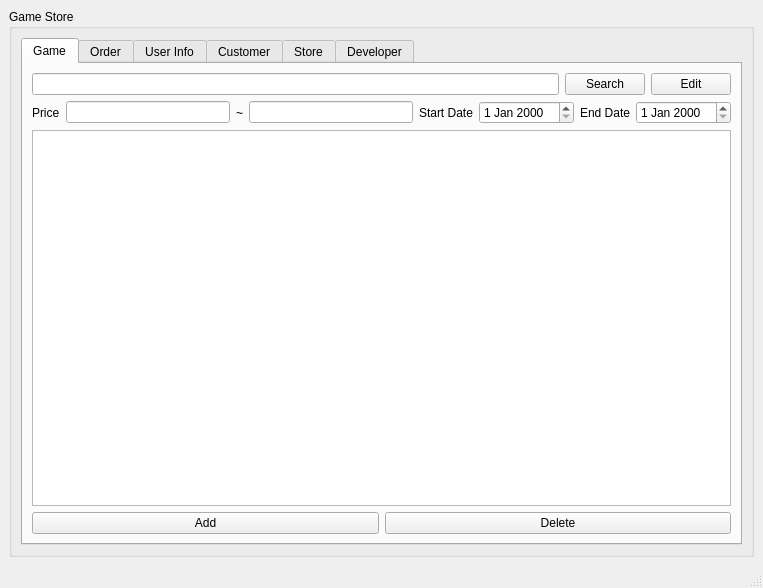
<?xml version="1.0" encoding="UTF-8"?>
<ui version="4.0">
 <class>MainWindow</class>
 <widget class="QMainWindow" name="MainWindow">
  <property name="geometry">
   <rect>
    <x>0</x>
    <y>0</y>
    <width>763</width>
    <height>588</height>
   </rect>
  </property>
  <property name="windowTitle">
   <string>MainWindow</string>
  </property>
  <widget class="QWidget" name="centralwidget">
   <layout class="QGridLayout" name="gridLayout_3">
    <item row="0" column="0">
     <widget class="QSplitter" name="splitter">
      <property name="orientation">
       <enum>Qt::Horizontal</enum>
      </property>
      <widget class="QWidget" name="layoutWidget">
       <layout class="QVBoxLayout" name="verticalLayout_2">
        <item>
         <widget class="QGroupBox" name="groupBox">
          <property name="title">
           <string>Game Store</string>
          </property>
          <layout class="QGridLayout" name="gridLayout">
           <item row="1" column="0">
            <layout class="QHBoxLayout" name="horizontalLayout_2">
             <item>
              <widget class="QTabWidget" name="Table">
               <property name="currentIndex">
                <number>0</number>
               </property>
               <property name="documentMode">
                <bool>false</bool>
               </property>
               <widget class="QWidget" name="tab">
                <attribute name="title">
                 <string>Game</string>
                </attribute>
                <layout class="QVBoxLayout" name="verticalLayout_3">
                 <item>
                  <layout class="QHBoxLayout" name="horizontalLayout_3">
                   <item>
                    <widget class="QLineEdit" name="searchBox1"/>
                   </item>
                   <item>
                    <widget class="QPushButton" name="search1">
                     <property name="text">
                      <string>Search</string>
                     </property>
                    </widget>
                   </item>
                   <item>
                    <widget class="QPushButton" name="Edit1">
                     <property name="text">
                      <string>Edit</string>
                     </property>
                    </widget>
                   </item>
                  </layout>
                 </item>
                 <item>
                  <layout class="QHBoxLayout" name="horizontalLayout">
                   <item>
                    <widget class="QLabel" name="label_5">
                     <property name="text">
                      <string>Price</string>
                     </property>
                    </widget>
                   </item>
                   <item>
                    <widget class="QLineEdit" name="StartGame"/>
                   </item>
                   <item>
                    <widget class="QLabel" name="label_7">
                     <property name="text">
                      <string>~</string>
                     </property>
                    </widget>
                   </item>
                   <item>
                    <widget class="QLineEdit" name="EndGame"/>
                   </item>
                   <item>
                    <widget class="QLabel" name="label_6">
                     <property name="text">
                      <string>Start Date</string>
                     </property>
                    </widget>
                   </item>
                   <item>
                    <widget class="QDateEdit" name="dateEdit"/>
                   </item>
                   <item>
                    <widget class="QLabel" name="label_8">
                     <property name="text">
                      <string>End Date</string>
                     </property>
                    </widget>
                   </item>
                   <item>
                    <widget class="QDateEdit" name="dateEdit_2"/>
                   </item>
                  </layout>
                 </item>
                 <item>
                  <widget class="QTableWidget" name="tableGame">
                   <property name="sizePolicy">
                    <sizepolicy hsizetype="Expanding" vsizetype="Expanding">
                     <horstretch>0</horstretch>
                     <verstretch>4</verstretch>
                    </sizepolicy>
                   </property>
                   <property name="sizeIncrement">
                    <size>
                     <width>0</width>
                     <height>0</height>
                    </size>
                   </property>
                   <property name="baseSize">
                    <size>
                     <width>0</width>
                     <height>0</height>
                    </size>
                   </property>
                  </widget>
                 </item>
                 <item>
                  <layout class="QHBoxLayout" name="horizontalLayout_9">
                   <item>
                    <widget class="QPushButton" name="add1">
                     <property name="text">
                      <string>Add</string>
                     </property>
                    </widget>
                   </item>
                   <item>
                    <widget class="QPushButton" name="delete1">
                     <property name="text">
                      <string>Delete</string>
                     </property>
                    </widget>
                   </item>
                  </layout>
                 </item>
                </layout>
               </widget>
               <widget class="QWidget" name="tab_2">
                <attribute name="title">
                 <string>Order</string>
                </attribute>
                <layout class="QVBoxLayout" name="verticalLayout_5">
                 <item>
                  <layout class="QHBoxLayout" name="horizontalLayout_5">
                   <item>
                    <widget class="QLineEdit" name="searchBox2"/>
                   </item>
                   <item>
                    <widget class="QPushButton" name="search2">
                     <property name="text">
                      <string>Search</string>
                     </property>
                    </widget>
                   </item>
                   <item>
                    <widget class="QPushButton" name="Edit2">
                     <property name="text">
                      <string>Edit</string>
                     </property>
                    </widget>
                   </item>
                  </layout>
                 </item>
                 <item>
                  <widget class="QTableWidget" name="tableOrder">
                   <property name="sizePolicy">
                    <sizepolicy hsizetype="Expanding" vsizetype="Expanding">
                     <horstretch>0</horstretch>
                     <verstretch>4</verstretch>
                    </sizepolicy>
                   </property>
                  </widget>
                 </item>
                 <item>
                  <layout class="QHBoxLayout" name="horizontalLayout_8">
                   <item>
                    <widget class="QPushButton" name="add2">
                     <property name="text">
                      <string>Add</string>
                     </property>
                    </widget>
                   </item>
                   <item>
                    <widget class="QPushButton" name="delete2">
                     <property name="text">
                      <string>Delete</string>
                     </property>
                    </widget>
                   </item>
                  </layout>
                 </item>
                </layout>
               </widget>
               <widget class="QWidget" name="tab_3">
                <attribute name="title">
                 <string>User Info</string>
                </attribute>
                <layout class="QVBoxLayout" name="verticalLayout_6">
                 <item>
                  <layout class="QHBoxLayout" name="horizontalLayout_6">
                   <item>
                    <widget class="QLineEdit" name="searchBox3"/>
                   </item>
                   <item>
                    <widget class="QPushButton" name="search3">
                     <property name="text">
                      <string>Search</string>
                     </property>
                    </widget>
                   </item>
                   <item>
                    <widget class="QPushButton" name="Edit3">
                     <property name="text">
                      <string>Edit</string>
                     </property>
                    </widget>
                   </item>
                  </layout>
                 </item>
                 <item>
                  <widget class="QTableWidget" name="tableUser">
                   <property name="sizePolicy">
                    <sizepolicy hsizetype="Expanding" vsizetype="Expanding">
                     <horstretch>0</horstretch>
                     <verstretch>4</verstretch>
                    </sizepolicy>
                   </property>
                  </widget>
                 </item>
                 <item>
                  <layout class="QHBoxLayout" name="horizontalLayout_7">
                   <item>
                    <widget class="QPushButton" name="add3">
                     <property name="text">
                      <string>Add</string>
                     </property>
                    </widget>
                   </item>
                   <item>
                    <widget class="QPushButton" name="delete3">
                     <property name="text">
                      <string>Delete</string>
                     </property>
                    </widget>
                   </item>
                  </layout>
                 </item>
                </layout>
               </widget>
               <widget class="QWidget" name="tab_4">
                <attribute name="title">
                 <string>Customer</string>
                </attribute>
               </widget>
               <widget class="QWidget" name="tab_5">
                <attribute name="title">
                 <string>Store</string>
                </attribute>
                <layout class="QHBoxLayout" name="horizontalLayout_15">
                 <item>
                  <widget class="QLineEdit" name="lineEdit"/>
                 </item>
                 <item>
                  <widget class="QLabel" name="label">
                   <property name="text">
                    <string>~</string>
                   </property>
                  </widget>
                 </item>
                 <item>
                  <widget class="QLineEdit" name="lineEdit_2"/>
                 </item>
                 <item>
                  <widget class="QLabel" name="label_3">
                   <property name="text">
                    <string>Price</string>
                   </property>
                  </widget>
                 </item>
                 <item>
                  <widget class="QLineEdit" name="lineEdit_3"/>
                 </item>
                 <item>
                  <widget class="QLabel" name="label_2">
                   <property name="text">
                    <string>~</string>
                   </property>
                  </widget>
                 </item>
                 <item>
                  <widget class="QLineEdit" name="lineEdit_4"/>
                 </item>
                 <item>
                  <widget class="QLabel" name="label_4">
                   <property name="text">
                    <string>Data</string>
                   </property>
                  </widget>
                 </item>
                </layout>
               </widget>
               <widget class="QWidget" name="tab_6">
                <attribute name="title">
                 <string>Developer</string>
                </attribute>
               </widget>
              </widget>
             </item>
            </layout>
           </item>
          </layout>
         </widget>
        </item>
       </layout>
      </widget>
     </widget>
    </item>
   </layout>
  </widget>
  <widget class="QMenuBar" name="menubar">
   <property name="geometry">
    <rect>
     <x>0</x>
     <y>0</y>
     <width>763</width>
     <height>23</height>
    </rect>
   </property>
  </widget>
  <widget class="QStatusBar" name="statusbar"/>
 </widget>
 <resources/>
 <connections/>
</ui>
